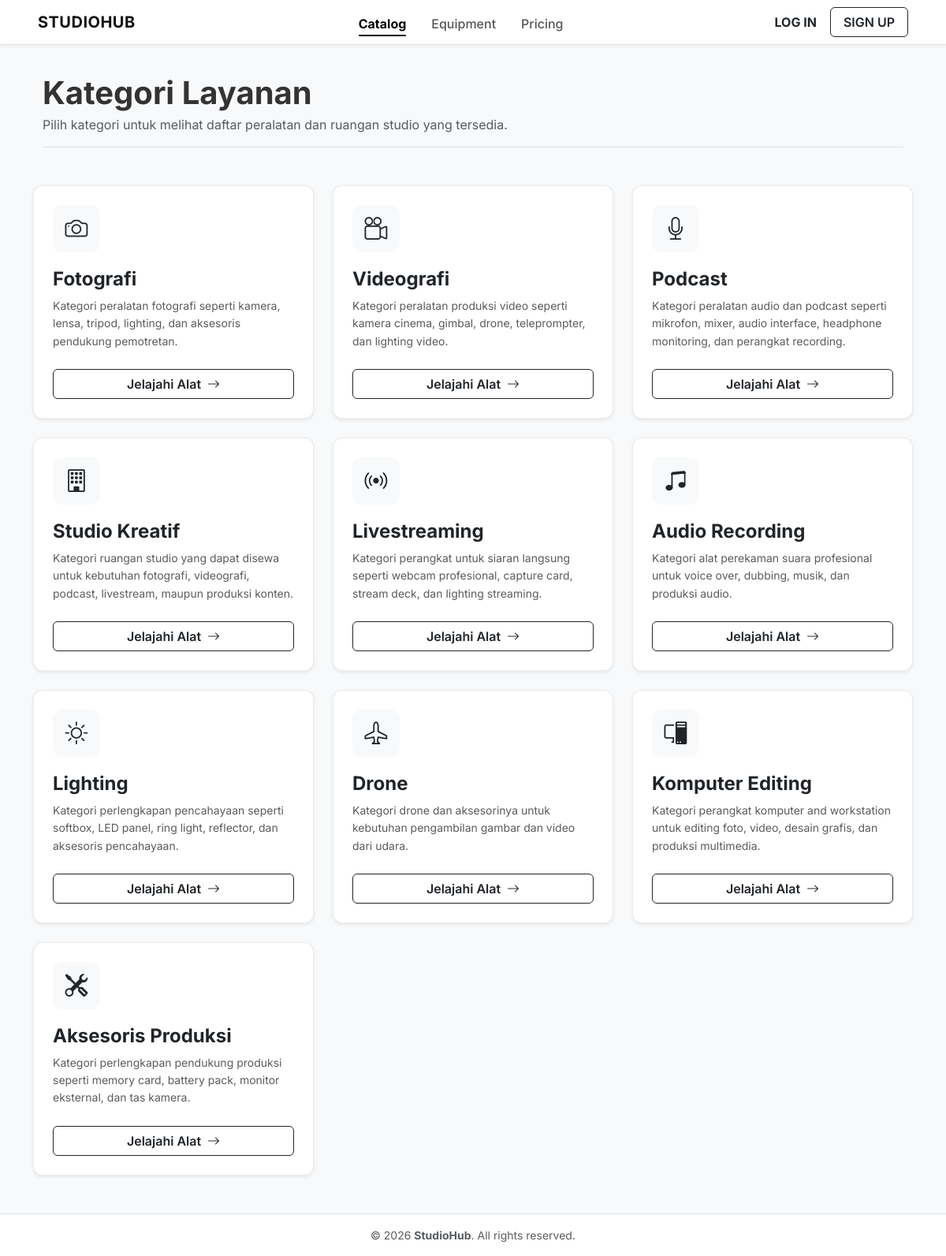
/modules/kategori/index.php, run on the app's committed database.
### tables this page shows
CREATE TABLE IF NOT EXISTS `kategori` (
  `id_kategori` int(11) NOT NULL,
  `nama_kategori` varchar(100) NOT NULL,
  `desc_kategori` text DEFAULT NULL
);

### modules/kategori/index.php (the view, shortened to what this page needs)
<?php
require '../../config/koneksi.php';
$query = "SELECT * FROM kategori ORDER BY id_kategori";
$hasil = mysqli_query($conn, $query);
?>
<?php include '../../includes/header.php'; ?>
<div class="container pb-4">
    <div class="d-flex justify-content-between align-items-end border-bottom pb-3 mb-4">
        <div>
            <h1 class="fw-bold mb-1">Kategori Layanan</h1>
            <p class="text-muted mb-0">
                Pilih kategori untuk melihat daftar peralatan dan ruangan studio yang tersedia.
            </p>
        </div>
    </div>
</div>
<div class="row g-4" id="view-categories">
    <?php
    function getCategoryIcon($name) {
        $name_lower = strtolower($name);
        if (strpos($name_lower, 'foto') !== false) return 'bi-camera';
        if (strpos($name_lower, 'video') !== false) return 'bi-camera-reels';
        if (strpos($name_lower, 'podcast') !== false) return 'bi-mic';
        if (strpos($name_lower, 'studio') !== false) return 'bi-building';
        if (strpos($name_lower, 'stream') !== false) return 'bi-broadcast';
        if (strpos($name_lower, 'audio') !== false) return 'bi-music-note-beamed';
        if (strpos($name_lower, 'light') !== false) return 'bi-brightness-high';
        if (strpos($name_lower, 'drone') !== false) return 'bi-airplane';
        if (strpos($name_lower, 'komputer') !== false) return 'bi-pc-display';
        return 'bi-tools';
    }
    while ($data = mysqli_fetch_array($hasil)):
        $icon = getCategoryIcon($data['nama_kategori']);
    ?>
        <div class="col-md-6 col-lg-4">
            <div class="card category-card h-100 p-4 shadow-sm">
                <div class="d-flex flex-column h-100 justify-content-between">
                    <div>
                        <div class="category-icon-wrapper">
                            <i class="bi <?= $icon ?>"></i>
                        </div>
                        <h4 class="fw-bold text-dark mb-2"><?= htmlspecialchars($data['nama_kategori']) ?></h4>
                        <p class="text-muted small mb-4" style="line-height: 1.6;">
                            <?= htmlspecialchars($data['desc_kategori']) ?>
                        </p>
                    </div>
                    <a href="../alat/index.php?kategori=<?= $data['id_kategori'] ?>" class="btn btn-outline-dark w-100 py-2.5 fw-semibold d-flex align-items-center justify-content-center gap-2">
                        Jelajahi Alat <i class="bi bi-arrow-right"></i>
                    </a>
                </div>
            </div>
        </div>
    <?php endwhile; ?>
</div>
<?php include '../../includes/footer.php'; ?>

### assets/css/style.css (style rules this page uses)
body { font-family: 'Inter', -apple-system, BlinkMacSystemFont, "Segoe UI", Roboto, "Helvetica Neue", Arial, sans-serif; color: #333333; background-color: #f8f9fa; padding-top: 70px; }
.card { border: 1px solid #e3e6f0; border-radius: 6px; box-shadow: 0 2px 4px rgba(0,0,0,0.02); transition: transform 0.2s, box-shadow 0.2s; }

### modules/kategori/index.php (style rules this page uses)
.category-card { transition: all 0.3s cubic-bezier(0.165, 0.84, 0.44, 1); border: 1px solid rgba(0, 0, 0, 0.08); border-radius: 12px; background: #ffffff; overflow: hidden; }
.category-icon-wrapper { width: 60px; height: 60px; border-radius: 12px; background-color: #f8f9fa; display: flex; align-items: center; justify-content: center; font-size: 1.8rem; color: #212529; margin-bottom: 20px; transition: all 0.3s ease; }

### data on the page
kategori: nama_kategori "Fotografi", desc_kategori "Kategori peralatan fotografi seperti kamera, lensa, tripod, lighting, dan aksesoris pendukung pemotretan."
kategori: nama_kategori "Videografi", desc_kategori "Kategori peralatan produksi video seperti kamera cinema, gimbal, drone, teleprompter, dan lighting video."
kategori: nama_kategori "Podcast", desc_kategori "Kategori peralatan audio dan podcast seperti mikrofon, mixer, audio interface, headphone monitoring, dan perangkat recording."
kategori: nama_kategori "Studio Kreatif", desc_kategori "Kategori ruangan studio yang dapat disewa untuk kebutuhan fotografi, videografi, podcast, livestream, maupun produksi konten."
kategori: nama_kategori "Livestreaming", desc_kategori "Kategori perangkat untuk siaran langsung seperti webcam profesional, capture card, stream deck, dan lighting streaming."
kategori: nama_kategori "Audio Recording", desc_kategori "Kategori alat perekaman suara profesional untuk voice over, dubbing, musik, dan produksi audio."
kategori: nama_kategori "Lighting", desc_kategori "Kategori perlengkapan pencahayaan seperti softbox, LED panel, ring light, reflector, dan aksesoris pencahayaan."
kategori: nama_kategori "Drone", desc_kategori "Kategori drone dan aksesorinya untuk kebutuhan pengambilan gambar dan video dari udara."
kategori: nama_kategori "Komputer Editing", desc_kategori "Kategori perangkat komputer and workstation untuk editing foto, video, desain grafis, dan produksi multimedia."
kategori: nama_kategori "Aksesoris Produksi", desc_kategori "Kategori perlengkapan pendukung produksi seperti memory card, battery pack, monitor eksternal, dan tas kamera."
